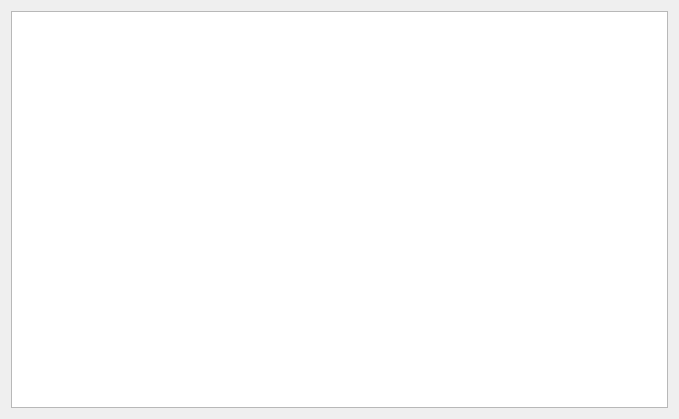
<?xml version="1.0" encoding="UTF-8"?>
<ui version="4.0">
 <class>findMusic</class>
 <widget class="QWidget" name="findMusic">
  <property name="geometry">
   <rect>
    <x>0</x>
    <y>0</y>
    <width>679</width>
    <height>419</height>
   </rect>
  </property>
  <property name="windowTitle">
   <string>Form</string>
  </property>
  <layout class="QHBoxLayout" name="horizontalLayout">
   <item>
    <widget class="QListWidget" name="listAll"/>
   </item>
  </layout>
 </widget>
 <resources/>
 <connections/>
</ui>
